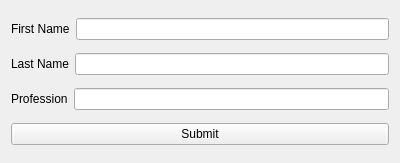
<?xml version="1.0" encoding="UTF-8"?>
<ui version="4.0">
 <class>Widget</class>
 <widget class="QWidget" name="Widget">
  <property name="geometry">
   <rect>
    <x>0</x>
    <y>0</y>
    <width>400</width>
    <height>163</height>
   </rect>
  </property>
  <property name="windowTitle">
   <string>Widget</string>
  </property>
  <layout class="QVBoxLayout" name="verticalLayout">
   <item>
    <layout class="QHBoxLayout" name="horizontalLayout_3">
     <item>
      <widget class="QLabel" name="firstNameLabel">
       <property name="text">
        <string>First Name</string>
       </property>
      </widget>
     </item>
     <item>
      <widget class="QLineEdit" name="firstNameEditInline"/>
     </item>
    </layout>
   </item>
   <item>
    <layout class="QHBoxLayout" name="horizontalLayout_2">
     <item>
      <widget class="QLabel" name="lastNameLabel">
       <property name="text">
        <string>Last Name</string>
       </property>
      </widget>
     </item>
     <item>
      <widget class="QLineEdit" name="lastNameInlineEdit"/>
     </item>
    </layout>
   </item>
   <item>
    <layout class="QHBoxLayout" name="horizontalLayout">
     <item>
      <widget class="QLabel" name="professionLabel">
       <property name="text">
        <string>Profession</string>
       </property>
      </widget>
     </item>
     <item>
      <widget class="QLineEdit" name="professionInlineEdit"/>
     </item>
    </layout>
   </item>
   <item>
    <widget class="QPushButton" name="submitButton">
     <property name="text">
      <string>Submit</string>
     </property>
    </widget>
   </item>
  </layout>
 </widget>
 <layoutdefault spacing="6" margin="11"/>
 <resources/>
 <connections/>
</ui>
